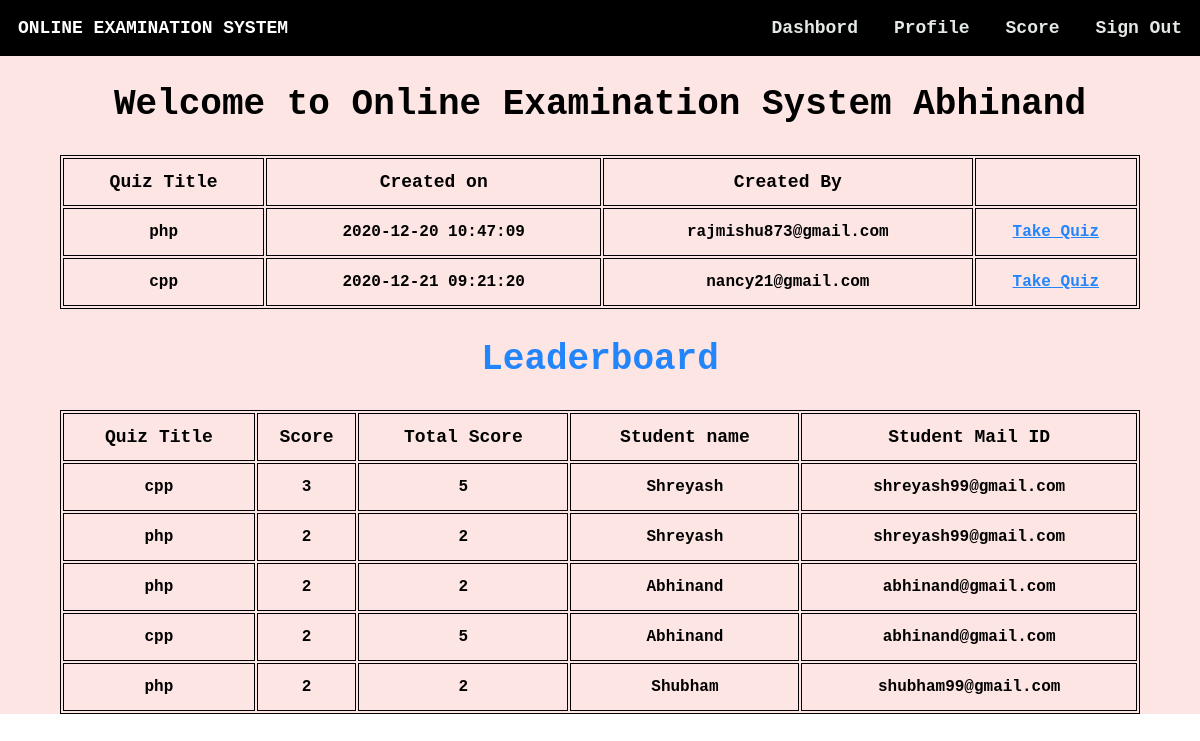
Page /homestud.php (signed in) on the committed database.
### tables this page shows
CREATE TABLE `student` (
  `usn` varchar(10) NOT NULL,
  `name` varchar(20) NOT NULL,
  `mail` varchar(30) NOT NULL,
  `phno` varchar(10) NOT NULL,
  `gender` varchar(1) NOT NULL,
  `DOB` varchar(10) NOT NULL,
  `pw` varchar(200) NOT NULL,
  `dept` varchar(3) DEFAULT NULL
);

CREATE TABLE `quiz` (
  `quizid` int(11) NOT NULL,
  `quizname` varchar(20) NOT NULL,
  `date_created` timestamp NOT NULL DEFAULT current_timestamp(),
  `mail` varchar(30) DEFAULT NULL
);

CREATE TABLE `score` (
  `slno` int(11) NOT NULL,
  `score` int(11) NOT NULL,
  `quizid` int(11) NOT NULL,
  `mail` varchar(30) DEFAULT NULL,
  `totalscore` int(11) DEFAULT NULL,
  `remark` varchar(20) DEFAULT NULL
);

### homestud.php (the view, shortened to what this page needs)
<html>
<head>
</head>
<?php
$conn = mysqli_connect('localhost', 'root', '', 'project');
?>
<body style="color: #000 !important;font-weight:bolder;margin: 0 !important;font-weight: bolder !important;font-family: 'Courier New', Courier, monospace;">
    <div style="background-color: #fce5e3;height: auto;">
        <div class="navbar" style="display: inline-flex;width: 100%;color:#fff;position:fixed;">
            <section style="margin: 1.5vw;">ONLINE EXAMINATION SYSTEM</section>
            <ul style="display: inline-flex;padding: 0 !important;margin: 0;float: right;right: 0;position: fixed;width: 50vw;color:#e3e8e4;">
                <li onclick="dash()">Dashbord</li>
                <li onclick="prof()">Profile</li>
                <li onclick="score()">Score</li>
                <li onclick="lo()">Sign Out</li>
            </ul>
        </div><br><br>
        <?php
        $type1 = $_SESSION["type"];
        $username1 = $_SESSION["username"];
        $sql = "select * from " . $type1 . " where mail='{$username1}'";
        $res =   mysqli_query($conn, $sql);
        if ($res == true) {
            while ($row = mysqli_fetch_array($res)) {
                $dbname = $row['name'];
            }
        }
        ?>
        <center><section style="width:100vw;margin:0vw;margin-top:4vw;font-size:2vw;"><h2>Welcome to Online Examination System&nbsp;<?php echo $dbname ?></h2></section></center>
        <section style="color:#2385fc !important">
        <?php
            $sql ="select * from quiz";
            $res=mysqli_query($conn,$sql);
            if($res)
            {
                echo "<center><table><thead><tr><td>Quiz Title</td><td>Created on</td><td>Created By</td><td>  </td></tr></thead>";
                while ($row = mysqli_fetch_assoc($res)) {
                    echo "<tr><td>".$row["quizname"]."</td><td>".$row["date_created"]."</td><td>".$row["mail"]."</td><td><a id=\"tq\" href='takeq.php?qid=".$row['quizid']."'>Take Quiz</button></tr>";
                }
                echo "</table></center>";
            }
            ?>
        </section>
            <section style="color:#fff !important">
            <?php
            $sql="call leaderboard;";
            $res=mysqli_query($conn,$sql);
            if($res)
            {
                echo "<center><h1 style=\"font-size: 3vw; color:#2385fc;\">Leaderboard</h1></center>";
                echo "<table id=\"le\"><thead><tr><td>Quiz Title</td><td>Score</td><td>Total Score</td><td>Student name</td><td>Student Mail ID</td></tr></thead>";
                while ($row = mysqli_fetch_assoc($res)) {
                    echo "<tr><td>".$row["quizname"]."</td><td>".$row["score"]."</td><td>".$row["totalscore"]."</td><td>".$row["name"]."</td><td>".$row["mail"]."</td></tr>";
                }
                echo "</table>";
            }
            else{
                echo mysqli_error($conn);
            }
            ?>
        </section>
    </div>
</body>
</html>

### homestud.php (style rules this page uses)
li { margin: 1.5vw; font-size: 1.5vw !important; }
ul { list-style: none; width: auto !important; font-weight: 2vw !important; }
.navbar { background-color: black !important; font-size: 1.5vw !important; }
a { text-decoration: none; color: #2385fc; }
table { width: 90vw; margin-left: 5vw; margin-right: 5vw; align-content: center; border: 1px solid black; }
thead { font-weight:900; font-size: 1.5vw; }
td { width: auto; border: 1px solid black; text-align: center; height: 4vw; font-weight: bold; }
#tq { text-decoration: underline; }

### rows in the picture
student: name "Abhinand"
quiz: quizname "php", date_created "2020-12-20 10:47:09", mail "rajmishu873@gmail.com"
quiz: quizname "cpp", date_created "2020-12-21 09:21:20", mail "nancy21@gmail.com"
score: quizid.quizname "cpp", score "3", totalscore "5", mail.name "Shreyash", mail "shreyash99@gmail.com"
score: quizid.quizname "php", score "2", totalscore "2", mail.name "Shreyash", mail "shreyash99@gmail.com"
score: quizid.quizname "php", score "2", totalscore "2", mail.name "Abhinand", mail "abhinand@gmail.com"
score: quizid.quizname "cpp", score "2", totalscore "5", mail.name "Abhinand", mail "abhinand@gmail.com"
score: quizid.quizname "php", score "2", totalscore "2", mail.name "Shubham", mail "shubham99@gmail.com"
